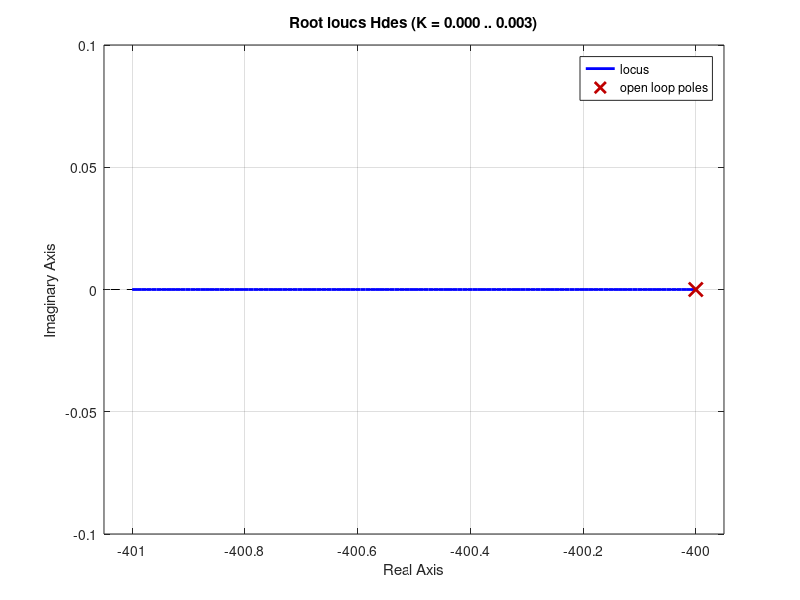
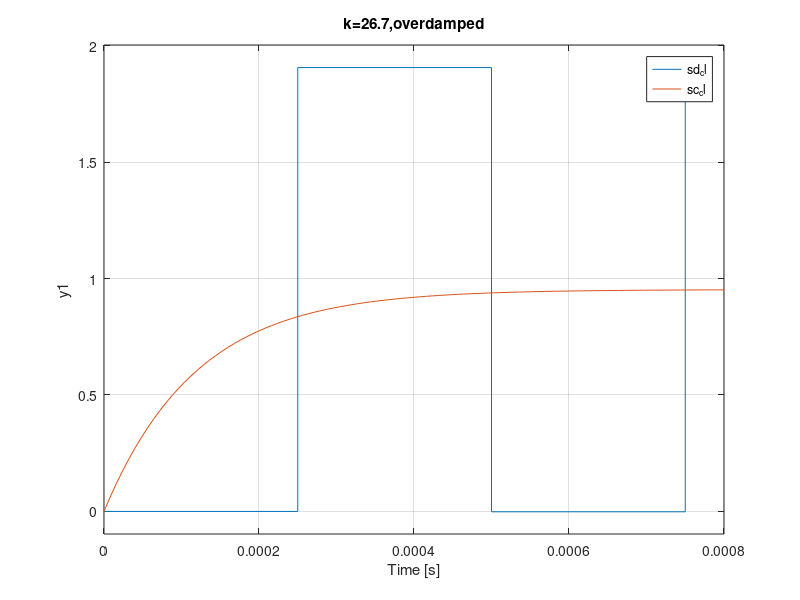

The MATLAB source for these figures, in order:
Hdes = tf(300, [1,400]); %open loop transfer function
rlocus(Hdes)
figure(2)
Te = 1/400/2;
Hdesd = c2d(Hdes,Te,'zoh');
%the discrete open loop tf
zpk(Hdesd)
rlocus(Hdesd)
%% 
clear all;
close all;
k=[1 10 25 26.7] ;
T=1/400/10 ; sc=tf(300, [1,400]);
sd=c2d(sc, T,'zoh'); % open loop pulse transfer function 
text={'undamped','underdamped','critically damped','overdamped'};
for i=1 :length(k)
    sd_cl=feedback(k(i)*sd,tf(1,1));% closed loop pulse transfer function 
    sc_cl=feedback(k(i)*sc,tf(1,1));% closed loop transfer function 
    subplot(2,2,i);step(sd_cl,sc_cl); mes=['k=',num2str(k(i)),',',text{i}];title(mes);
end